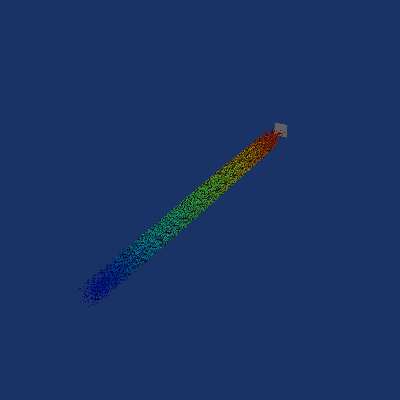

Recreate this plot in Python.
#!/usr/bin/env python

# Warp a plane by random scalar values using vtkWarpScalar and
# visualize the deformed surface.

# Factory overrides
import vtkmodules.vtkInteractionStyle  # noqa: F401
import vtkmodules.vtkRenderingOpenGL2  # noqa: F401

from vtkmodules.vtkCommonCore import (
    vtkDoubleArray,
    vtkMath,
)
from vtkmodules.vtkFiltersGeneral import vtkWarpScalar
from vtkmodules.vtkFiltersSources import vtkPlaneSource
from vtkmodules.vtkRenderingCore import (
    vtkActor,
    vtkPolyDataMapper,
    vtkRenderWindow,
    vtkRenderWindowInteractor,
    vtkRenderer,
)

# Create a plane
res = 100
plane = vtkPlaneSource()
plane.SetResolution(res, res)
plane.Update()

output = plane.GetOutput()

# Assign random scalars
vtk_math = vtkMath()
vtk_math.RandomSeed(42)
n_pts = output.GetNumberOfPoints()
scalars = vtkDoubleArray()
scalars.SetNumberOfComponents(1)
scalars.SetNumberOfTuples(n_pts)

for i in range(n_pts):
    scalars.SetTuple1(i, vtk_math.Random(0, 10))

output.GetPointData().SetScalars(scalars)

# Warp the plane by scalar values
warp = vtkWarpScalar()
warp.SetInputData(output)
warp.SetScaleFactor(2.5)
warp.Update()

mapper = vtkPolyDataMapper()
mapper.SetInputConnection(warp.GetOutputPort())
mapper.SetScalarRange(scalars.GetRange())

actor = vtkActor()
actor.SetMapper(mapper)

# Also show the original plane as wireframe
original_mapper = vtkPolyDataMapper()
original_mapper.SetInputData(output)
original_mapper.ScalarVisibilityOff()

original_actor = vtkActor()
original_actor.SetMapper(original_mapper)
original_actor.GetProperty().SetRepresentationToWireframe()
original_actor.GetProperty().SetColor(0.5, 0.5, 0.5)
original_actor.GetProperty().SetOpacity(0.2)

# Renderer
renderer = vtkRenderer()
renderer.AddActor(actor)
renderer.AddActor(original_actor)
renderer.SetBackground(0.1, 0.2, 0.4)

# Window
render_window = vtkRenderWindow()
render_window.AddRenderer(renderer)
render_window.SetSize(400, 400)
render_window.SetWindowName("warp scalar")

# Interactor
interactor = vtkRenderWindowInteractor()
interactor.SetRenderWindow(render_window)

# Scene
renderer.ResetCamera()
renderer.GetActiveCamera().Azimuth(30)
renderer.GetActiveCamera().Elevation(30)
renderer.ResetCameraClippingRange()

interactor.Initialize()
interactor.Start()
